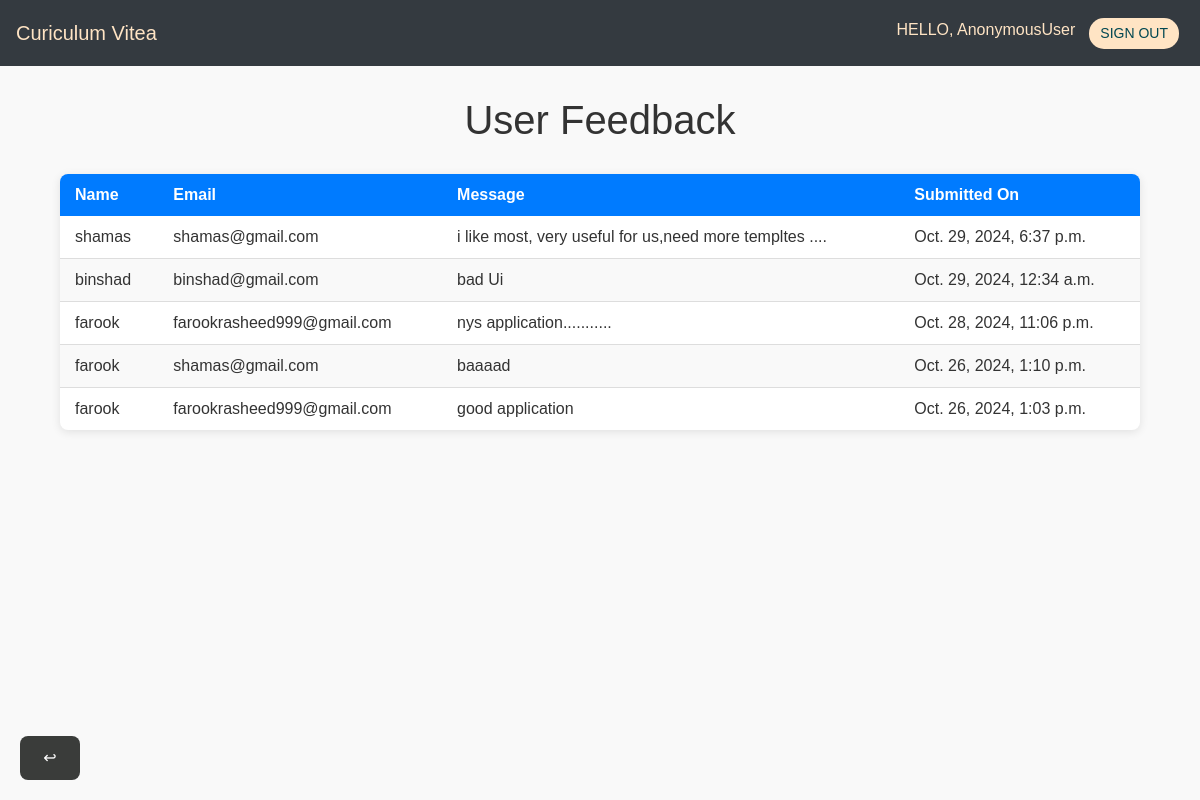
Screenshot of /feedback/view/ with the database file from the repository.
### core/models.py (models this page shows, shortened)
class Feedback(models.Model):
    username = models.CharField(max_length=100)
    email = models.EmailField()
    message = models.TextField()
    created_at = models.DateTimeField(default=timezone.now)

### core/views.py (the view)
# urls.py: path('feedback/view/', views.view_feedback, name='view_feedback'),
def view_feedback(request):
    feedbacks = Feedback.objects.all().order_by('-created_at')
    return render(request, 'core/view_feedback.html', {'feedbacks': feedbacks})

### core/templates/core/view_feedback.html (shortened to what this page needs)
{% include "core/adminnavbar.html" %}
<!DOCTYPE html>
<html lang="en">
<head>
</head>
<body>
    <h1>User Feedback</h1>
    <table>
        <thead>
            <tr>
                <th>Name</th>
                <th>Email</th>
                <th>Message</th>
                <th>Submitted On</th>
            </tr>
        </thead>
        <tbody>
            {% for feedback in feedbacks %}
                <tr>
                    <td>{{ feedback.username }}</td>
                    <td>{{ feedback.email }}</td>
                    <td>{{ feedback.message }}</td>
                    <td>{{ feedback.created_at }}</td>
                </tr>
            {% empty %}
                <tr>
                    <td colspan="4">No feedback submitted yet.</td>
                </tr>
            {% endfor %}
        </tbody>
    </table>
</body>
<a href="{% url 'addash' %}">
    <button id="download" class="btnn" style="position: fixed; bottom: 20px;width: 60px; left: 20px;border-radius: 8px; background-color:rgb(58, 60, 58);color: white;">↩</button>
    </a>
</html>

### core/templates/core/view_feedback.html (style rules this page uses)
body { font-family: Arial, sans-serif; background-color: #f4f4f4; margin: 0; padding: 0; color: #333; }
h1 { text-align: center; color: #333; margin-top: 30px; margin-bottom: 30px; }
table { width: 90%; margin: 0 auto 40px; border-collapse: collapse; background-color: #fff; box-shadow: 0 2px 10px rgba(0, 0, 0, 0.1); border-radius: 8px; overflow: hidden; }
thead { background-color: #007bff; color: white; }
th, td { padding: 12px 15px; text-align: left; }
th { font-weight: bold; }
tbody tr:nth-child(even) { background-color: #f9f9f9; }
tbody td { border-bottom: 1px solid #ddd; }
tbody tr:last-child td { border-bottom: none; }
td { vertical-align: middle; }
.btnn { padding: 10px 15px; border-radius: 5px; border: none; cursor: pointer; transition: background-color 0.3s; }
.btnn { display: inline-block; margin-top: 20px; }
body { font-family: Arial, sans-serif; background-color: #f9f9f9; margin: 0; padding: 0; }

### rows the page displays
Feedback: username "shamas", email "shamas@gmail.com", message "i like most, very useful for us,need more templtes ....", created_at "Oct. 29, 2024, 6:37 p.m."
Feedback: username "binshad", email "binshad@gmail.com", message "bad Ui", created_at "Oct. 29, 2024, 12:34 a.m."
Feedback: username "farook", email "farookrasheed999@gmail.com", message "nys application...........", created_at "Oct. 28, 2024, 11:06 p.m."
Feedback: username "farook", email "shamas@gmail.com", message "baaaad", created_at "Oct. 26, 2024, 1:10 p.m."
Feedback: username "farook", email "farookrasheed999@gmail.com", message "good application", created_at "Oct. 26, 2024, 1:03 p.m."

### other values shown
{{ request.user }} "AnonymousUser"
